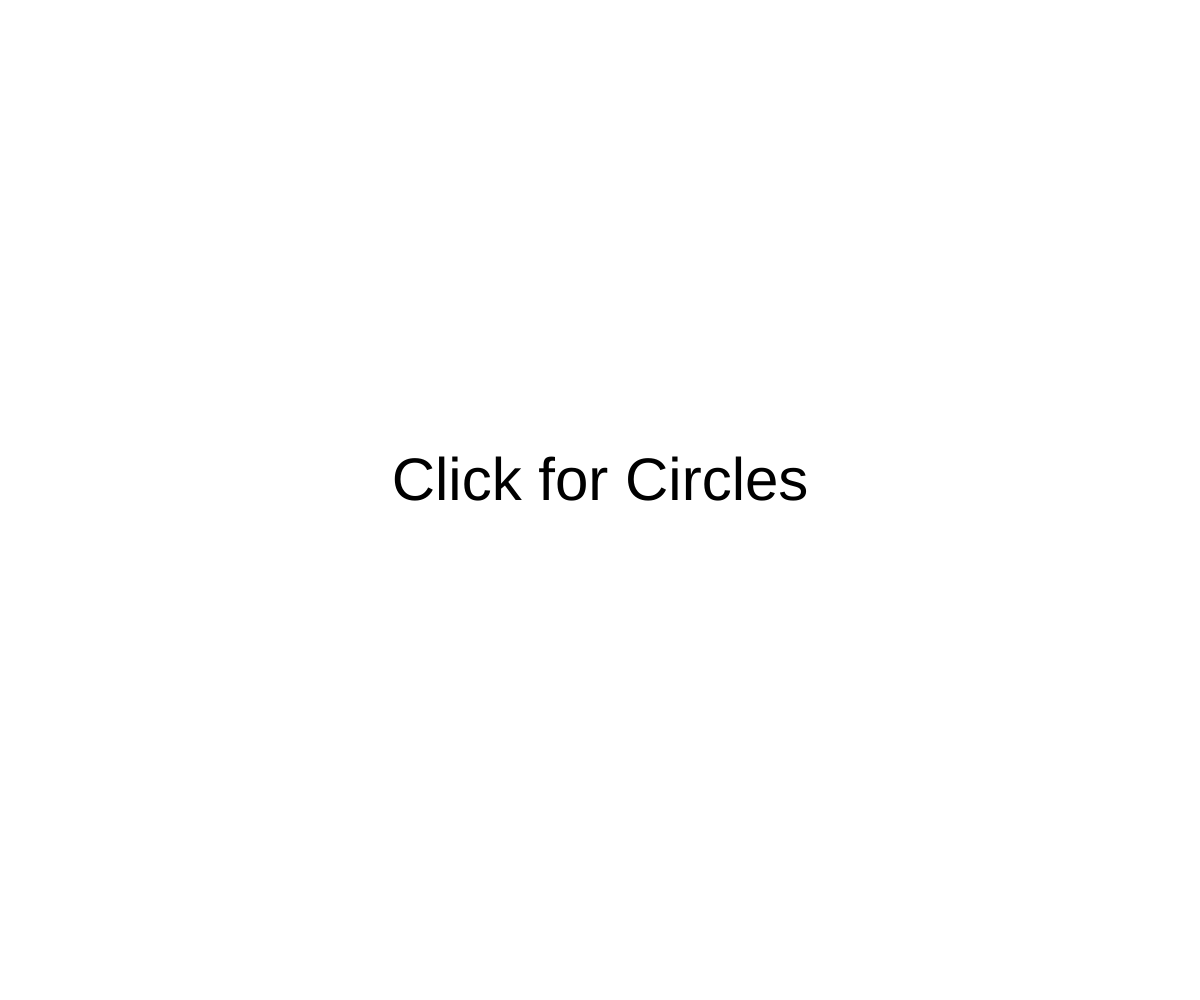
Frame 1 (no input)
Frame 60 (no input): identical to frame 1, image omitted
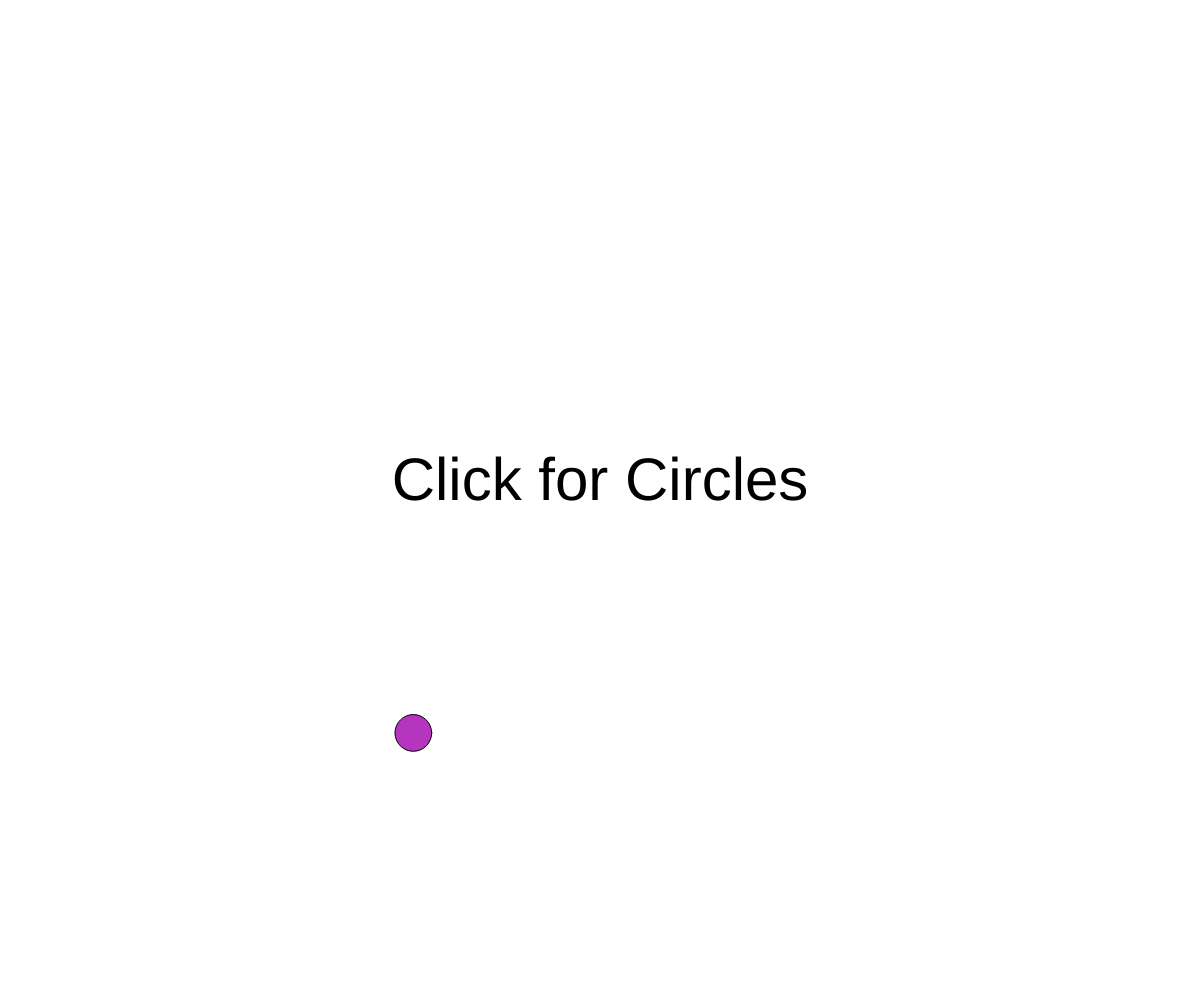
Frame 120 (the mouse pressed at the canvas centre since frame 60)

The p5.js sketch that drew these frames (run headless with seeded random() and noise() and a simulated clock; from frame 60 on, the mouse is pressed at the canvas centre):

// p5.js sketch
// ── sketch.js
/** This file allows users to click to create circles in random shape and colour */

function setup() {
    createCanvas(windowWidth, windowHeight); // create a canvas the size of the screen
    textSize(60); // make the text size 60 pt
    textAlign(CENTER); // align the text in the center
    text("Click for Circles", windowWidth/2, windowHeight/2); // text in the centre of the page
  }
  
  function draw() {
    // we are not drawing anything here, the main event is in the mousePressed
  }
  
  function mousePressed() { // everytime you click, you create a new circle
    fill(random(0,255), random(0,255), random(0,255)); // randomly choose the colour for the circle
    ellipse(random(50, windowWidth-100), random(50,windowHeight-100),random(10,100)); // randomly choose the position and size of the circle
  }
